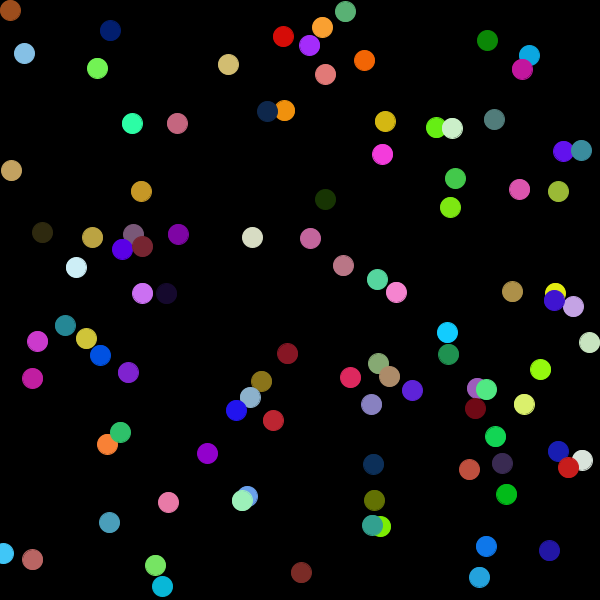
Frame 1 (no input)
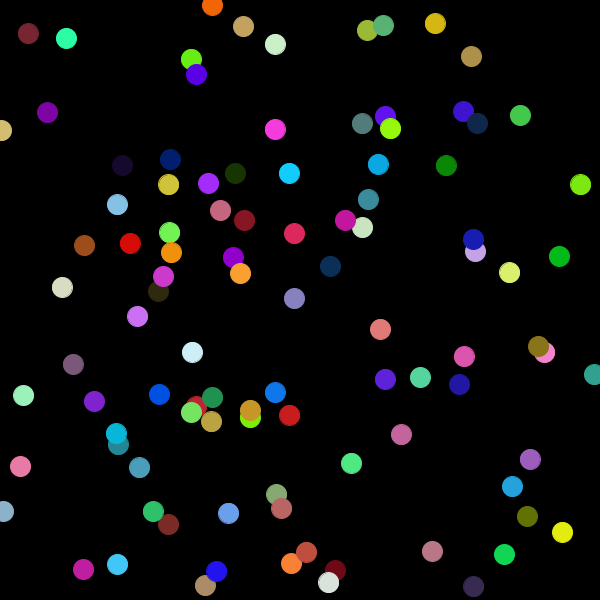
Frame 60 (the mouse pressed at the canvas centre just before this capture)
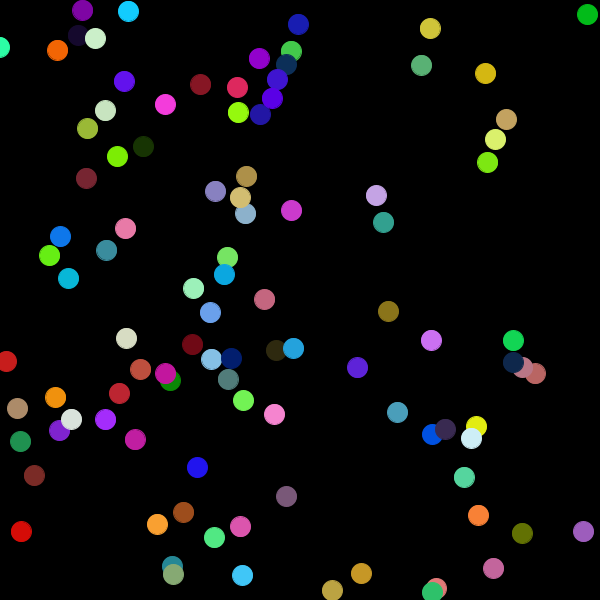
Frame 120 (the mouse held since frame 60 and released just before this capture)

The Processing sketch that drew these frames (run headless with seeded random() and noise(); from frame 60 on, the mouse is pressed at the canvas centre):

// Processing sketch: Chain_Reaction
// ── Chain_Reaction.pde
Ball[] balls;

boolean reactionStarted;

// CONSTANTS
static final int MAX_RAD = 50;
static final float dRAD = 0.5;
static final int NUM_BALLS = 100;

// runs once
void setup() {
  size(600, 600);
  background(0);
  reactionStarted = false;
  balls = new Ball[NUM_BALLS];
  for (int i = 0; i < balls.length; i++) {
    balls[i] = new Ball();
  }
}

// run loop
void draw() {
  background(0);

  // run for each ball
  for (Ball b : balls) {

    // handle ball movement and draw
    b.move();
    drawCircle(b);

    // handle state changes
    if (b.state == 1) { // state 1: ball increases until it reaches or surpasses max radius
      b.rad+=dRAD;
      if (b.rad > MAX_RAD) { //if radius is greater than the biggest radius, ball shrinks
        b.state = 2;
      }
    } else if (b.state == 2 && b.rad > 0) { //ball shrinks until radius is less than dRAD
      b.rad-=dRAD;
      if (b.rad >= 0 && b.rad < dRAD) {
        b.rad = 0;
        b.state = -1;
      }
    }

    // check for collision
    for (Ball collideBall : balls) {
      if (isTouching(b, collideBall) && collideBall.state > 0 && b.state == 0 && collideBall != b) {
        collided(b);
        break;
      }
    }
  }
}

// when mouse is pressed
void mouseClicked() {
  boolean reaction = false;
  for (Ball b : balls) {
    if (b.state > 0) {
      reaction = true;
    }
  }
  reactionStarted = reaction;
  if ( !reactionStarted ) {
    balls[0].x = mouseX;
    balls[0].y = mouseY;
    collided(balls[0]);
    reactionStarted = true;
  }
}

// changes ball physics when collides
void collided(Ball ball) {
  ball.dx = 0;
  ball.dy = 0;
  ball.state = 1;
}

// draws a circle with specified Ball attributes
void drawCircle(Ball ball) {
  stroke(ball.c);
  fill(ball.c);
  ellipse(ball.x, ball.y, ball.rad*2, ball.rad*2);
}

// returns whether two Balls are touching
boolean isTouching(Ball ball1, Ball ball2) {
  return dist(ball1.x, ball1.y, ball2.x, ball2.y) < ball1.rad + ball2.rad && ball1.rad > 0 && ball2.rad > 0;
}
// ── Ball.pde
class Ball {
  float x;
  float y;
  float rad;
  color c;
  float dx;
  float dy;
  int state; // 0 for regular, >0 for collision

  Ball () {
    rad = 10;
    x = random((width -  rad) + rad/2);
    y = random((height -  rad) + rad/2);
    float r = random(256);
    float g = random(256);
    float b = random(256);
    c = color(r, g, b);
    dx = random(10) - 5;
    dy = random(10) - 5;
    state = 0;
  }

  void move() {
    x = x + dx;
    y = y + dy;
    bounce();
  }
  
  void bounce() {
    if (x > width || x < 0) {
      dx = -dx;
    }
    if (y > height || y < 0) {
      dy = -dy;
    }
  }
}
